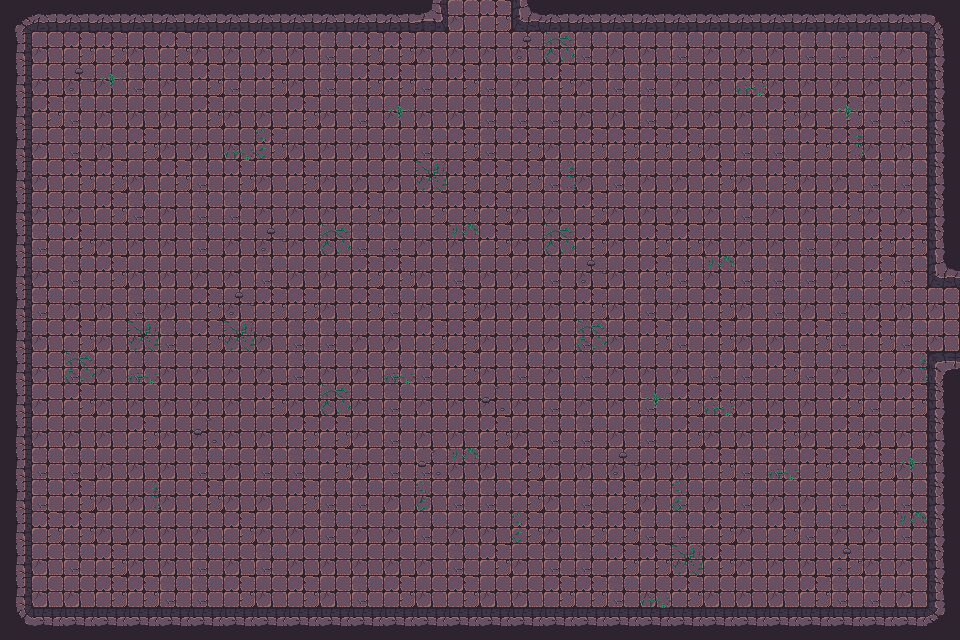

A level layout from a 2D game, rendered from its tile map. Below: a short description, then the map file with its tile-grid data intact:
An orthogonal 30x20 tile map with 32x32 px tiles, 3 tile layers (Walls, Decor, Items), 2 tilesets and 58 objects.

<map version="1.10" tiledversion="1.11.2" orientation="orthogonal" renderorder="right-down" width="30" height="20" tilewidth="32" tileheight="32" infinite="0" nextlayerid="3" nextobjectid="1">
    <tileset firstgid="1" name="Town Tileset" tilewidth="32" tileheight="32" tilecount="64" columns="8">
        <image source="../../../tiles/World H Tileset.png" trans="ff00ff" width="256" height="256" />
        <tile id="4">
            <objectgroup draworder="index" id="2">
                <object id="1" x="0" y="0" width="32" height="32" />
            </objectgroup>
        </tile>
        <tile id="5">
            <objectgroup draworder="index" id="2">
                <object id="1" x="0" y="0" width="32" height="32" />
            </objectgroup>
        </tile>
        <tile id="6">
            <objectgroup draworder="index" id="2">
                <object id="1" x="0" y="0" width="32" height="32" />
            </objectgroup>
        </tile>
        <tile id="7">
            <objectgroup draworder="index" id="2">
                <object id="1" x="0" y="0" width="32" height="32" />
            </objectgroup>
        </tile>
        <tile id="8">
            <objectgroup draworder="index" id="2">
                <object id="1" x="0" y="0" width="32" height="32" />
            </objectgroup>
        </tile>
        <tile id="10">
            <objectgroup draworder="index" id="2">
                <object id="1" x="0" y="32" width="32" height="0" />
            </objectgroup>
        </tile>
        <tile id="11">
            <objectgroup draworder="index" id="2">
                <object id="1" x="0" y="32" width="32" height="0" />
                <object id="2" x="32" y="0" width="0" height="32" />
            </objectgroup>
        </tile>
        <tile id="12">
            <objectgroup draworder="index" id="2">
                <object id="1" x="32" y="0" width="0" height="32" />
            </objectgroup>
        </tile>
        <tile id="13">
            <objectgroup draworder="index" id="2">
                <object id="1" x="0" y="32" width="32" height="0" />
                <object id="2" x="0" y="32" width="32" height="0" />
                <object id="3" x="0" y="0" width="0" height="32" />
            </objectgroup>
        </tile>
        <tile id="14">
            <objectgroup draworder="index" id="2">
                <object id="1" x="0" y="0" width="0" height="32" />
            </objectgroup>
        </tile>
        <tile id="16">
            <objectgroup draworder="index" id="2">
                <object id="1" x="0" y="0" width="32" height="32" />
            </objectgroup>
        </tile>
        <tile id="24">
            <objectgroup draworder="index" id="2">
                <object id="1" x="0" y="0" width="32" height="32" />
            </objectgroup>
        </tile>
    </tileset>
    <tileset firstgid="65" name="Dungeon Crawler Tileset" tilewidth="32" tileheight="32" tilecount="100" columns="10">
        <image source="../../../tiles/Dungeon_Tile.png" trans="" width="320" height="320" />
        <tile id="2">
            <objectgroup draworder="index" id="2">
                <object id="1" x="0" y="0" width="32" height="32" />
            </objectgroup>
        </tile>
        <tile id="3">
            <objectgroup draworder="index" id="2">
                <object id="1" x="0" y="0" width="32" height="32" />
            </objectgroup>
        </tile>
        <tile id="4">
            <objectgroup draworder="index" id="2">
                <object id="1" x="0" y="0" width="32" height="32" />
            </objectgroup>
        </tile>
        <tile id="5">
            <objectgroup draworder="index" id="2">
                <object id="1" x="0" y="0" width="32" height="32" />
            </objectgroup>
        </tile>
        <tile id="6">
            <objectgroup draworder="index" id="2">
                <object id="1" x="0" y="0" width="32" height="32" />
            </objectgroup>
        </tile>
        <tile id="8">
            <objectgroup draworder="index" id="2">
                <object id="1" x="0" y="0" width="32" height="32" />
            </objectgroup>
        </tile>
        <tile id="12">
            <objectgroup draworder="index" id="2">
                <object id="1" x="0" y="0" width="32" height="32" />
            </objectgroup>
        </tile>
        <tile id="13">
            <objectgroup draworder="index" id="2">
                <object id="1" x="0" y="0" width="32" height="32" />
            </objectgroup>
        </tile>
        <tile id="14">
            <objectgroup draworder="index" id="2">
                <object id="1" x="0" y="0" width="32" height="32" />
            </objectgroup>
        </tile>
        <tile id="15">
            <objectgroup draworder="index" id="2">
                <object id="1" x="0" y="0" width="32" height="32" />
            </objectgroup>
        </tile>
        <tile id="16">
            <objectgroup draworder="index" id="2">
                <object id="1" x="0" y="0" width="32" height="32" />
            </objectgroup>
        </tile>
        <tile id="18">
            <objectgroup draworder="index" id="2">
                <object id="1" x="0" y="0" width="32" height="32" />
            </objectgroup>
        </tile>
        <tile id="22">
            <objectgroup draworder="index" id="2">
                <object id="1" x="0" y="0" width="32" height="32" />
            </objectgroup>
        </tile>
        <tile id="23">
            <objectgroup draworder="index" id="2">
                <object id="1" x="0" y="0" width="32" height="32" />
            </objectgroup>
        </tile>
        <tile id="24">
            <objectgroup draworder="index" id="2">
                <object id="1" x="0" y="0" width="32" height="32" />
            </objectgroup>
        </tile>
        <tile id="25">
            <objectgroup draworder="index" id="2">
                <object id="1" x="0" y="0" width="32" height="32" />
            </objectgroup>
        </tile>
        <tile id="26">
            <objectgroup draworder="index" id="2">
                <object id="1" x="0" y="0" width="32" height="32" />
            </objectgroup>
        </tile>
        <tile id="28">
            <objectgroup draworder="index" id="2">
                <object id="1" x="0" y="0" width="32" height="32" />
            </objectgroup>
        </tile>
        <tile id="32">
            <objectgroup draworder="index" id="2">
                <object id="1" x="0" y="0" width="32" height="32" />
            </objectgroup>
        </tile>
        <tile id="33">
            <objectgroup draworder="index" id="2">
                <object id="1" x="0" y="0" width="32" height="32" />
            </objectgroup>
        </tile>
        <tile id="34">
            <objectgroup draworder="index" id="2">
                <object id="1" x="0" y="0" width="32" height="32" />
            </objectgroup>
        </tile>
        <tile id="35">
            <objectgroup draworder="index" id="2">
                <object id="1" x="0" y="0" width="32" height="32" />
            </objectgroup>
        </tile>
        <tile id="36">
            <objectgroup draworder="index" id="2">
                <object id="1" x="0" y="0" width="32" height="32" />
            </objectgroup>
        </tile>
        <tile id="38">
            <objectgroup draworder="index" id="2">
                <object id="1" x="0" y="0" width="32" height="32" />
            </objectgroup>
        </tile>
        <tile id="42">
            <objectgroup draworder="index" id="2">
                <object id="1" x="0" y="0" width="32" height="32" />
            </objectgroup>
        </tile>
        <tile id="43">
            <objectgroup draworder="index" id="2">
                <object id="1" x="0" y="0" width="32" height="32" />
            </objectgroup>
        </tile>
        <tile id="44">
            <objectgroup draworder="index" id="2">
                <object id="1" x="0" y="0" width="32" height="32" />
            </objectgroup>
        </tile>
        <tile id="45">
            <objectgroup draworder="index" id="2">
                <object id="1" x="0" y="0" width="32" height="32" />
            </objectgroup>
        </tile>
        <tile id="46">
            <objectgroup draworder="index" id="2">
                <object id="1" x="0" y="0" width="32" height="32" />
            </objectgroup>
        </tile>
        <tile id="48">
            <objectgroup draworder="index" id="2">
                <object id="1" x="0" y="0" width="32" height="32" />
            </objectgroup>
        </tile>
        <tile id="52">
            <objectgroup draworder="index" id="2">
                <object id="1" x="0" y="0" width="32" height="32" />
            </objectgroup>
        </tile>
        <tile id="53">
            <objectgroup draworder="index" id="2">
                <object id="1" x="0" y="0" width="32" height="32" />
            </objectgroup>
        </tile>
        <tile id="54">
            <objectgroup draworder="index" id="2">
                <object id="1" x="0" y="0" width="32" height="32" />
            </objectgroup>
        </tile>
        <tile id="55">
            <objectgroup draworder="index" id="2">
                <object id="1" x="0" y="0" width="32" height="32" />
            </objectgroup>
        </tile>
        <tile id="56">
            <objectgroup draworder="index" id="2">
                <object id="1" x="0" y="0" width="32" height="32" />
            </objectgroup>
        </tile>
        <tile id="58">
            <objectgroup draworder="index" id="2">
                <object id="1" x="0" y="0" width="32" height="32" />
            </objectgroup>
        </tile>
        <tile id="62">
            <objectgroup draworder="index" id="2">
                <object id="1" x="0" y="0" width="32" height="32" />
            </objectgroup>
        </tile>
        <tile id="63">
            <objectgroup draworder="index" id="2">
                <object id="1" x="0" y="0" width="32" height="32" />
            </objectgroup>
        </tile>
        <tile id="64">
            <objectgroup draworder="index" id="2">
                <object id="1" x="0" y="0" width="32" height="32" />
            </objectgroup>
        </tile>
        <tile id="65">
            <objectgroup draworder="index" id="2">
                <object id="1" x="0" y="0" width="32" height="32" />
            </objectgroup>
        </tile>
        <tile id="66">
            <objectgroup draworder="index" id="2">
                <object id="1" x="0" y="0" width="32" height="32" />
            </objectgroup>
        </tile>
        <tile id="68">
            <objectgroup draworder="index" id="2">
                <object id="1" x="0" y="0" width="32" height="32" />
            </objectgroup>
        </tile>
        <tile id="80">
            <objectgroup draworder="index" id="2">
                <object id="1" x="0" y="0" width="32" height="32" />
            </objectgroup>
        </tile>
    </tileset>
    <layer id="1" name="Walls" width="30" height="20">
        <data encoding="csv">
67,68,68,68,68,68,68,68,68,68,68,68,68,103,75,65,100,68,68,68,68,68,68,68,68,68,68,68,68,69,
77,75,65,65,75,65,75,75,75,75,66,65,65,75,75,75,75,75,66,75,75,66,75,75,75,66,66,66,75,79,
77,75,75,75,66,75,65,66,65,75,66,65,65,66,65,66,75,65,75,66,66,75,75,65,75,75,75,75,75,79,
77,65,66,75,75,75,65,75,75,65,75,66,75,75,75,66,66,66,75,75,66,75,75,75,65,75,65,66,66,79,
77,75,66,75,65,75,75,75,65,75,75,75,75,66,65,66,65,75,65,65,65,65,75,66,66,65,65,75,75,79,
77,75,65,65,75,65,66,65,75,65,75,75,75,75,65,65,65,66,75,66,75,75,65,75,65,75,75,66,66,79,
77,75,75,65,66,75,66,66,75,75,75,65,75,65,65,65,75,75,65,75,75,75,75,66,75,75,65,75,75,79,
77,66,65,75,75,75,66,75,75,75,75,66,66,75,75,65,75,75,65,75,65,65,75,75,75,66,75,65,65,79,
77,75,66,65,75,75,75,75,66,75,75,65,65,75,66,75,75,66,75,75,65,66,75,66,66,66,75,65,66,100,
77,66,75,75,66,75,65,75,65,65,75,65,66,75,65,75,75,75,65,75,66,75,65,75,66,75,66,75,75,75,
77,75,65,75,75,66,65,75,75,66,66,75,75,65,65,75,75,75,66,75,65,66,65,75,75,65,66,65,66,75,
77,75,66,75,66,75,75,75,75,66,75,75,66,66,65,75,66,75,66,75,75,75,66,66,65,66,75,75,75,70,
77,75,65,75,75,75,75,75,65,75,75,75,66,75,75,75,75,66,75,75,66,65,65,75,75,75,65,66,65,79,
77,75,75,75,65,75,75,75,75,65,65,75,66,75,75,65,75,66,66,75,66,65,75,75,65,75,65,75,75,79,
77,66,66,75,75,75,66,75,66,66,65,75,66,66,75,75,65,75,75,75,75,75,65,66,66,65,65,65,75,79,
77,66,65,75,75,75,65,75,75,65,66,66,75,75,66,66,65,75,66,65,75,66,75,66,75,75,66,75,66,79,
77,65,65,75,75,75,75,65,75,75,66,75,75,66,75,75,65,75,65,65,66,66,65,75,65,66,75,75,66,79,
77,75,66,65,75,75,66,75,66,75,75,75,75,75,66,65,75,66,66,65,65,75,65,75,75,75,65,75,75,79,
77,75,75,65,65,66,66,65,75,65,75,66,65,75,65,75,75,65,65,66,75,65,75,75,75,65,66,66,75,79,
87,88,88,88,88,88,88,88,88,88,88,88,88,88,88,88,88,88,88,88,88,88,88,88,88,88,88,88,88,89
        </data>
    </layer>
    <layer id="1" name="Decor" width="30" height="20">
        <data encoding="csv">
133,133,133,133,133,133,133,133,133,133,133,133,133,133,133,133,133,133,133,133,133,133,133,133,133,133,133,133,133,133,
133,133,133,133,133,133,133,133,133,133,133,133,133,136,133,133,115,126,133,133,133,133,133,133,133,133,133,133,133,133,
133,133,115,135,133,133,133,133,133,133,133,133,133,133,133,133,133,133,133,133,133,133,133,137,133,133,133,133,133,133,
133,133,133,133,133,133,133,133,133,133,133,133,135,133,133,133,133,133,133,133,133,133,133,133,133,133,135,133,133,133,
133,133,133,133,133,133,133,137,139,133,133,133,133,133,133,133,133,133,133,133,133,133,133,133,133,133,140,133,133,133,
133,133,133,133,133,133,133,133,133,133,133,133,133,125,133,133,133,140,133,133,133,133,133,133,133,133,133,133,133,133,
133,133,133,133,133,133,133,133,133,133,133,133,133,133,133,133,133,133,133,133,133,133,133,133,133,133,133,133,133,133,
133,133,133,133,133,133,133,133,115,133,126,133,133,133,138,133,133,126,133,133,133,133,133,133,133,133,133,133,133,133,
133,133,133,133,133,133,133,133,133,133,133,133,133,133,133,133,133,133,115,133,133,133,138,133,133,133,133,133,133,133,
133,133,133,133,133,133,133,115,133,133,133,133,133,133,133,133,133,133,133,133,133,133,133,133,133,133,133,133,133,133,
133,133,133,133,125,133,133,125,133,133,133,133,133,133,133,133,133,133,126,133,136,133,133,133,136,133,133,133,136,133,
133,133,126,133,137,133,133,133,133,133,133,133,137,133,133,133,133,133,133,133,133,133,133,133,133,133,133,133,140,133,
133,133,133,133,133,133,133,133,133,133,126,133,133,133,133,116,133,133,133,133,135,133,137,133,133,133,133,133,133,133,
133,133,133,133,133,133,116,133,133,133,133,133,133,133,133,133,133,133,133,133,133,133,133,133,133,133,133,133,133,133,
133,133,133,133,133,133,133,133,133,133,133,133,133,116,138,133,133,133,133,115,133,133,133,133,137,133,133,133,135,133,
133,133,133,133,140,133,133,133,133,133,133,133,133,139,133,133,133,133,133,133,133,139,133,133,133,133,133,133,133,133,
133,133,133,133,133,133,133,133,133,133,133,133,133,133,133,133,139,133,133,133,133,133,133,133,133,133,133,133,138,133,
133,133,133,133,133,133,133,133,133,133,136,133,133,133,133,133,133,133,133,133,133,125,133,133,133,133,115,133,133,133,
133,133,133,133,133,133,133,133,133,133,133,133,133,133,133,133,133,133,133,133,137,133,133,133,133,133,133,133,133,133,
133,133,133,133,133,133,133,133,133,133,133,133,133,133,133,133,133,133,133,133,133,133,133,133,133,133,133,133,133,133
        </data>
    </layer>
    <layer id="1" name="Items" width="30" height="20">
        <data encoding="csv">
133,133,133,133,133,133,133,133,133,133,133,133,133,133,133,133,133,133,133,133,133,133,133,133,133,133,133,133,133,133,
133,133,133,133,133,133,133,133,133,133,133,133,133,133,133,133,133,133,133,133,133,133,133,133,133,133,133,133,133,133,
133,133,133,133,133,133,133,133,133,133,133,133,133,133,133,133,133,133,133,133,133,133,133,133,133,133,133,133,133,133,
133,133,133,133,133,133,133,133,133,133,133,133,133,133,133,133,133,133,133,133,133,133,133,133,133,133,133,133,133,133,
133,133,133,133,133,133,133,133,133,133,133,133,133,133,133,133,133,133,133,133,133,133,133,133,133,133,133,133,133,133,
133,133,133,133,133,133,133,133,133,133,133,133,133,133,133,133,133,133,133,133,133,133,133,133,133,133,133,133,133,133,
133,133,133,133,133,133,133,133,133,133,133,133,133,133,133,133,133,133,133,133,133,133,133,133,133,133,133,133,133,133,
133,133,133,133,133,133,133,133,133,133,133,133,133,133,133,133,133,133,133,133,133,133,133,133,133,133,133,133,133,133,
133,133,133,133,133,133,133,133,133,133,133,133,133,133,133,133,133,133,133,133,133,133,133,133,133,133,133,133,133,133,
133,133,133,133,133,133,133,133,133,133,133,133,133,133,133,133,133,133,133,133,133,133,133,133,133,133,133,133,133,133,
133,133,133,133,133,133,133,133,133,133,133,133,133,133,133,133,133,133,133,133,133,133,133,133,133,133,133,133,133,133,
133,133,133,133,133,133,133,133,133,133,133,133,133,133,133,133,133,133,133,133,133,133,133,133,133,133,133,133,133,133,
133,133,133,133,133,133,133,133,133,133,133,133,133,133,133,133,133,133,133,133,133,133,133,133,133,133,133,133,133,133,
133,133,133,133,133,133,133,133,133,133,133,133,133,133,133,133,133,133,133,133,133,133,133,133,133,133,133,133,133,133,
133,133,133,133,133,133,133,133,133,133,133,133,133,133,133,133,133,133,133,133,133,133,133,133,133,133,133,133,133,133,
133,133,133,133,133,133,133,133,133,133,133,133,133,133,133,133,133,133,133,133,133,133,133,133,133,133,133,133,133,133,
133,133,133,133,133,133,133,133,133,133,133,133,133,133,133,133,133,133,133,133,133,133,133,133,133,133,133,133,133,133,
133,133,133,133,133,133,133,133,133,133,133,133,133,133,133,133,133,133,133,133,133,133,133,133,133,133,133,133,133,133,
133,133,133,133,133,133,133,133,133,133,133,133,133,133,133,133,133,133,133,133,133,133,133,133,133,133,133,133,133,133,
133,133,133,133,133,133,133,133,133,133,133,133,133,133,133,133,133,133,133,133,133,133,133,133,133,133,133,133,133,133
        </data>
    </layer>
</map>
